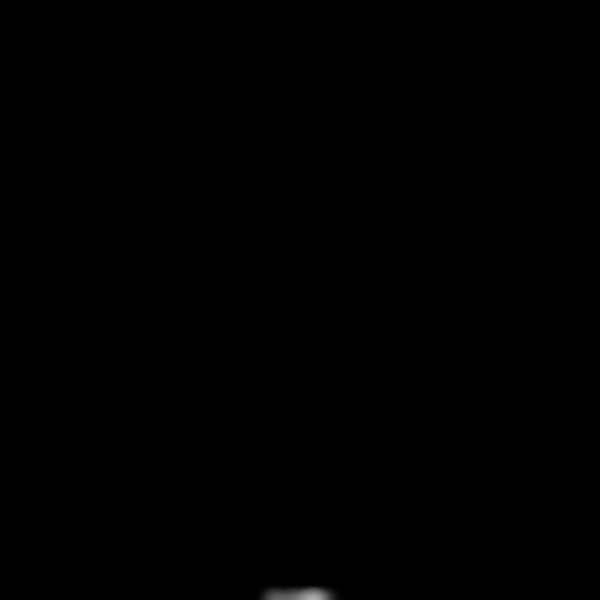
Frame 1 (no input)
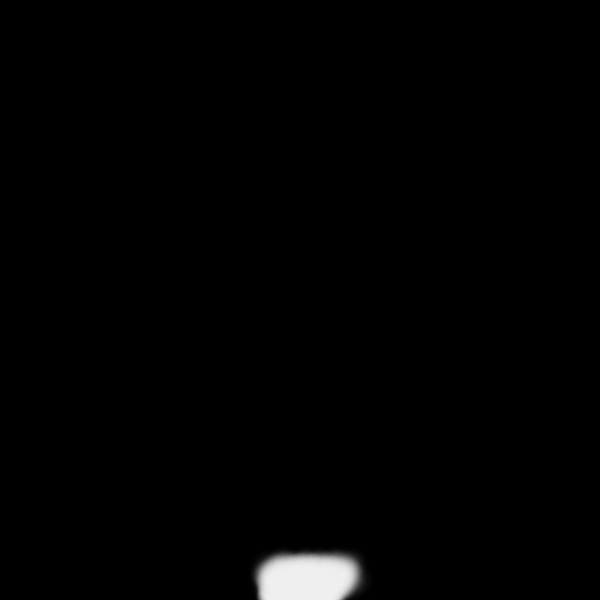
Frame 60 (no input)
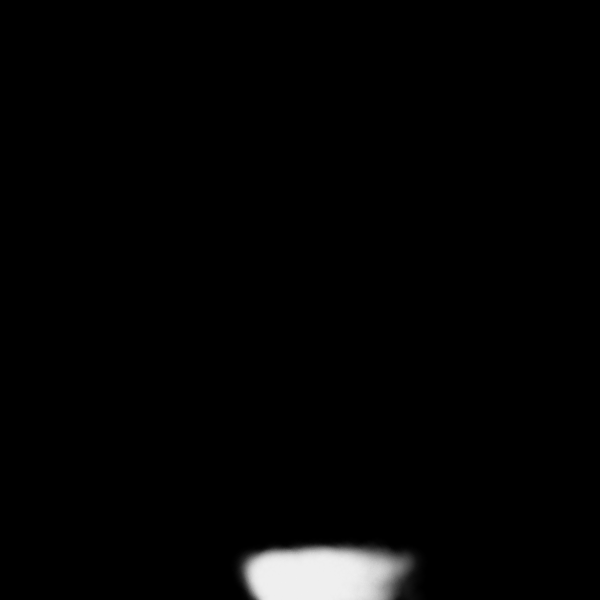
Frame 120 (the mouse pressed at the canvas centre since frame 60)

The p5.js sketch that drew these frames (run headless with seeded random() and noise() and a simulated clock; from frame 60 on, the mouse is pressed at the canvas centre):

// p5.js sketch
// ── sketch.js
const PART_PER_DRAW = 50;
const MAX_AGE = 250;
let system;
let attractor;
let smoke;


function setup() {
  createCanvas(600, 600);
  noStroke();
  imageMode(CENTER);
  smoke = createGraphics(50, 50);
  drawSmoke(smoke);

  system = new ParticleSystem(width / 2, height);
  system.addForce({
    name: "rising gravity",
    base: createVector(0, -0.005),
    applyTo(p) {
      p.applyForce(this.base);
    },
  });

  // system.addForce({
  //   name: "wind",
  //   base: createVector(0.01, 0),
  //   applyTo(p) {
  //     p.applyForce(this.base);
  //   },
  // });

  attractor = new Attractor(-10);
  system.addForce({
    name: "attractor",
    applyTo(particle){
      let v = p5.Vector.sub(attractor.position, particle.position);
      let magnitude = attractor.strength/constrain(v.magSq(),25, width);
      let v_hat = v.normalize();
      particle.applyForce(v_hat.mult(magnitude));
    }
  });


}

function draw() {
  background(0);
  system.update();
  system.draw();
  attractor.position.x = mouseX;
  attractor.position.y = mouseY;
}


class Attractor {

  constructor(strength) {
    this.strength = strength;
    this.position = createVector(0, 0);
  }
}


class ParticleSystem {
  particles = [];
  forces = [];
  pool = [];

  constructor(x, y) {
    this.position = createVector(x, y);
    this.pool = []
  }

  addForce(force) {
    this.forces.push(force);
  }

  update() {

    for (let x =0; x <= PART_PER_DRAW; x ++){
      let p;
      if (this.pool.length > 0){
        p = this.pool.pop();
        p.life = random(50,MAX_AGE);
        p.velocity.mult(0);
        p.force.mult(0);
      }
      else{
        p = new Particle();
        this.particles.push(p);
      }
      const angle = random(245, 295);
      p.position.x = this.position.x + random(-30, 30);
      p.position.y = this.position.y;
      const f = p5.Vector.fromAngle(radians(angle), random(.5,1));
      p.applyForce(f);
    }
 

    for (let force of this.forces) {
      for (let p of this.particles) {
        force.applyTo(p);
      }
    }

    for (let p of this.particles) {
        p.update();
        if (p.life <= 0){
          this.pool.push(p);
        }
    }
  }

  draw() {
    for (let p of this.particles) {
        p.draw();
    }
  }
}

class Particle {
  constructor() {
    this.position = createVector(0, 0)
    this.velocity = createVector(0, 0);
    this.force = createVector(0, 0);
    this.life = random(50,MAX_AGE)
  }

  applyForce(force) {
    this.force.add(force);
  }

  update() {
    if (this.life > 0){
      // the particle is massless, so we can just use the force as the acceleration
      this.velocity.add(this.force);
      this.position.add(this.velocity);

      this.force.x = 0;
      this.force.y = 0;

      this.life --;
    }
  }

  draw() {
    if (this.life > 0){
      // fill(256,256*(this.life/200));
      // circle(this.position.x, this.position.y, 2);
      image(smoke, this.position.x, this.position.y)
    }
  }
}

function drawSmoke(g) {
  g.clear();
  g.noStroke();
  let center = createVector(g.width / 2, g.height / 2);
  for (let x = 0; x < g.width; x++) {
    for (let y = 0; y < g.height; y++) {
      let pos = createVector(x, y);
      let d = dist(pos.x, pos.y, center.x, center.y);
      let alpha = map(d, 0, g.width / 3, 16, 0, true);
      g.fill(255, alpha);
      g.rect(x, y, 1, 1);
    }
  }
}
